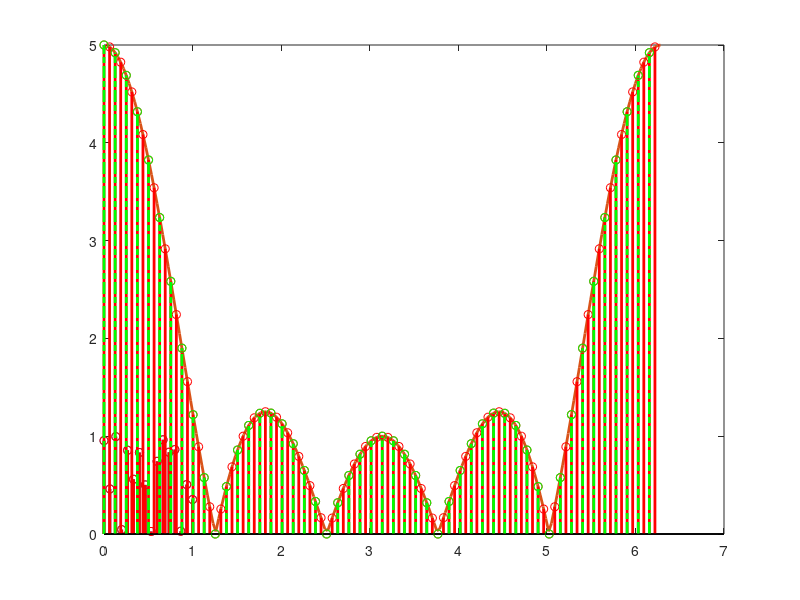

Reproduce this figure in MATLAB.
clear all; clc; close all;
%October 21, 2019
%Derya Malak

%% DFT

F = dftmtx(2);
F'*F %orthogonality

%reconstruct a time domain signal using its frequency components
N = 16;
F = dftmtx(N); %NxN DFT matrix
n = linspace(0,1,N)';
x = rand(N,1);
figure; 
stem(n,x,'linewidth',2)

X = F*x;
Q = inv(F);
% x = Q*X;

imax = N; %imax<=N
x_estimate = zeros(N,1);
for i = 1:imax 
    x_estimate = x_estimate+Q(:,i)*X(i);
end
hold on;
stem(n,real(x_estimate),'-r','linewidth',2)


%% DFT vs DTFT

%Example DTFT we computed
w = linspace(0,2*pi,200);
DTFT = exp(-2*j*w).*sin(5*w/2)./sin(w/2);

plot(w,abs(DTFT),'linewidth',2);

%take length 10 DFT
N = 100; %vs 100 larger period
x = [ones(1,5) zeros(1,N-5)];
w_s = 2*pi/N*[0:N-1];
DFT = fft(x);
hold on
stem(w_s,abs(DFT),'-r','linewidth',2)

%or use fft(x,N): N-point FFT
hold on
N = 50;
w_s = 2*pi/N*[0:N-1];
stem(w_s,abs(fft(x,N)),'-.g','linewidth',2)

%% FFT (an efficient algorithm in MATLAB to compute DFT)